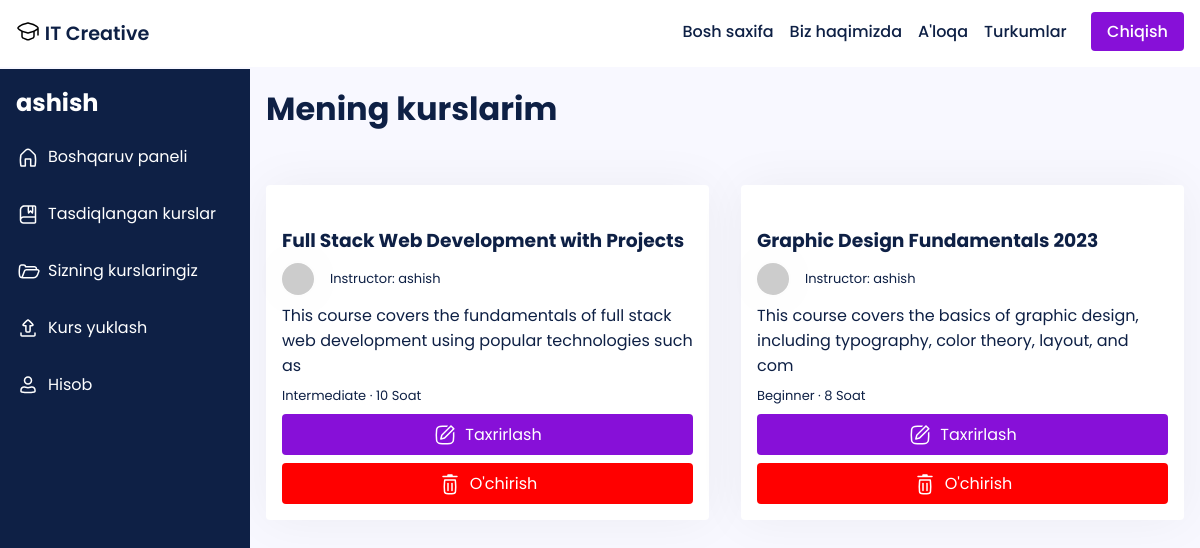
Page /dashboard/courses-uploaded/ (signed in) on the committed database.
### main/models.py (models this page shows, shortened)
class Course(models.Model):
    LEVEL_CHOICES = [
        ('Beginner', 'Beginner'),
        ('Intermediate', 'Intermediate'),
        ('Advanced', 'Advanced')
    ]
    id = models.AutoField(primary_key=True)
    title = models.CharField(max_length=255)
    slug = models.SlugField(unique=True)
    description = models.TextField()
    thumbnail = CloudinaryField('thumbnail')
    featured_video = CloudinaryField('featured_video')
    instructor = models.ForeignKey(User, on_delete=models.CASCADE, related_name='courses', default=None)
    created_at = models.DateTimeField(auto_now_add=True)
    updated_at = models.DateTimeField(auto_now=True)
    level = models.CharField(max_length=20, choices=LEVEL_CHOICES, default='Beginner')
    duration = models.CharField(max_length=10, default='0')
    category = models.CharField(max_length=255, default="uncategorized")
    price = models.DecimalField(max_digits=8, decimal_places=2, default=0.00)
    discount = models.DecimalField(max_digits=5, decimal_places=2, default=0.00)
    requirements = models.TextField(help_text='Enter the requirements for the course, separated by a comma.', default='')
    content = models.TextField(help_text='Enter the course content, separated by a comma.', default='')
    lesson_title = models.CharField(max_length=255, default='Lesson')
    lesson_video = CloudinaryField('lesson_video', null=True)
    students = models.ManyToManyField(User, related_name='enrolled_courses', blank=True)

### main/views.py (the view)
# urls.py: path('dashboard/courses-uploaded/', views.courses_uploaded, name='courses-uploaded'),
def courses_uploaded(request):
    courses = Course.objects.filter(instructor=request.user)
    return render(request, 'dashboard/courses-uploaded.html', {'courses': courses})

### templates/dashboard/courses-uploaded.html (shortened to what this page needs)
{% extends 'dashboard-base.html' %}
{% load static %}
{% load account %}
{% block content %}
<h1>Mening kurslarim</h1>
<div style='margin-bottom: -1rem;' class="courses">
    {% for course in courses %}
    <div class="course">
        <div class="course-thumbnail">
        </div>
        <div class="course-details">
            <a href="{% url 'course_details' instructor=course.instructor slug=course.slug %}"><h3>{{ course.title|slice:":80" }}</h3></a>
            <p style="display: inline-flex; column-gap: 1rem; justify-content: center; align-items: center;" class="instructor">
                <img class="instructor-img" src="https://api.dicebear.com/5.x/shapes/svg?seed={{ course.instructor }}">
                Instructor: {{ course.instructor }}
            </p>
            <p class="course-desc">{{ course.description|slice:":100" }}</p>
            <p class="course-lvl-time">
                {{ course.level }} &middot; {{ course.duration }} Soat
            </p>
            <a style='display: flex; column-gap: .5rem; justify-content: center; align-items: center;' href="/dashboard/{{course.slug}}/course-edit" class="btn enroll-btn">
                Taxrirlash
            </a>
            <a style='display: flex; column-gap: .5rem; justify-content: center; align-items: center; margin-top: .5rem; background-color: red' href="/dashboard/{{course.slug}}/delete" class="btn enroll-btn">
                O'chirish
            </a>
        </div>
    </div>
    {% endfor %}
</div>
{% endblock content %}

### templates/dashboard-base.html (shortened to what this page needs)
{% load static %}
<!DOCTYPE html>
<html lang="en">
<head>
    <link rel="stylesheet" href="{% static 'css/style.css' %}">
</head>
<body>
    <header>
        <nav style='margin-left: 1rem; margin-right: 1rem' class=''>
            <span>
                <a href='/'>
                    <div style='display: flex; justify-content: baseline; column-gap: .3rem'>
                    <span>IT Creative</span>
                    </div>
                </a>
            </span>
            <ul style=''>
                <li><a href = '/'>Bosh saxifa</a></li>
                <li><a href = '/about'>Biz haqimizda </a></li>
                <li><a href = '/contact'>A'loqa</a></li>
                <li>
                    <a style="display: flex;" class="desktop-categories-btn" href="javascript:void(0);">
                        Turkumlar
                    </a>
                </li>
                <li>
                    {% if user.is_authenticated %}
                    <a class='btn' href='/accounts/logout/'>Chiqish</a>
                    {% else %}
                    <a class='btn' href='/accounts/login/'>Kirish</a>&nbsp
                    {% endif %}
                </li>
            </ul>
        </nav>
    </header>
    <main>
        <div class="profile-container">
          <div class="sidebar">
            <h2>{{user}}</h2>
            <ul>
              <a href="/dashboard/home">
                <li style='display: flex; column-gap: .5rem; align-items: center;'>
                    Boshqaruv paneli
                </li></a>
              <a href="/dashboard/courses-enrolled">
                <li style='display: flex; column-gap: .5rem; align-items: center;'>
                    Tasdiqlangan kurslar
                </li></a>
              <a href="/dashboard/courses-uploaded">
                <li style='display: flex; column-gap: .5rem; align-items: center;'>
                    Sizning kurslaringiz
                </li></a>
              <a href="/dashboard/upload">
                <li style='display: flex; column-gap: .5rem; align-items: center;'>
                Kurs yuklash
                </li></a>
              <a href="/dashboard/profile">
                <li style='display: flex; column-gap: .5rem; align-items: center;'>
                    Hisob
                </li></a>
            </ul>
          </div>
          <div class="profile-main">
            {% block content %}{% endblock content %}
          </div>
        </div>
      </main>
</body>
</html>

### static/css/style.css (style rules this page uses)
* { font-family: 'Poppins'; margin: 0; padding: 0; box-sizing: border-box; scroll-behavior: smooth; scroll-padding-top: 2rem; }
body { color: #0e2045; background: #fff; display: flex; flex-direction: column; min-height: 100vh; }
main { flex: 1; }
img { width: 100%; }
a { text-decoration: none; color: #0e2045; }
.btn { background-color: #8710d8; border-radius: 4px; padding: .5rem 1rem; border: none; color: #fff; transition: transform .2s ease-in-out; }
header { border-bottom: 2px solid #f8f8ff; }
nav { display: flex; justify-content: space-between; padding: 1.2rem 0; font-weight: 500; }
nav span { font-size: 1.2rem; font-weight: 600; }
nav ul { display: flex; column-gap: 1rem; justify-content: baseline; }
nav li { list-style: none; }
.courses { display: grid; grid-template-columns: repeat(auto-fit, minmax(calc(33.33% - 2rem), 1fr)); grid-gap: 2rem; padding: 2rem 0; }
.course { background-color: #fff; color: #0e2045; box-shadow: 0 0 50px rgba(0, 0, 0, 0.05); border-radius: 4px; position: relative; }
.course img { max-width: 100%; padding: 0; border-top-right-radius: 4px; border-top-left-radius: 4px; }
.course-details { padding: 1rem; }
.course-details .instructor-img { height: 2rem; width: 2rem; border-radius: 50%; box-shadow: 0 0 50px rgba(0, 0, 0, 0.05); }
.course-details .instructor, .course-details .course-lvl-time { margin: .5rem 0; font-size: small; }
.course-details .enroll-btn { display: block; width: 100%; text-align: center; }
.profile-container { display: flex; background-color: #f8f8ff; }
.sidebar { background-color: #0e2045; color: #fff; height: 170vh; min-width: 250px; box-sizing: border-box; top: 0; left: 0; z-index: 1; }
.sidebar h2 { padding: 1rem; margin: 0; font-size: 1.5rem; font-weight: bold; }
.sidebar ul { margin: 0; padding: 0; list-style: none; }
.sidebar li { margin-bottom: 1rem; padding-left: 1rem; padding-top: .5rem; padding-bottom: .5rem; color: #fff; }
.profile-main { flex: 1; padding: 1rem; box-sizing: border-box; min-height: 100vh; }
.profile-main h1 { margin: 0; font-size: 2rem; font-weight: bold; margin-bottom: 20px; }

### rows in the picture
Course: title "Full Stack Web Development with Projects", instructor "ashish", description "This course covers the fundamentals of full stack web development using popular technologies such as", level "Intermediate", duration "10"
Course: title "Graphic Design Fundamentals 2023", instructor "ashish", description "This course covers the basics of graphic design, including typography, color theory, layout, and com", level "Beginner", duration "8"

### other values in the picture
{{ user }} "ashish"
